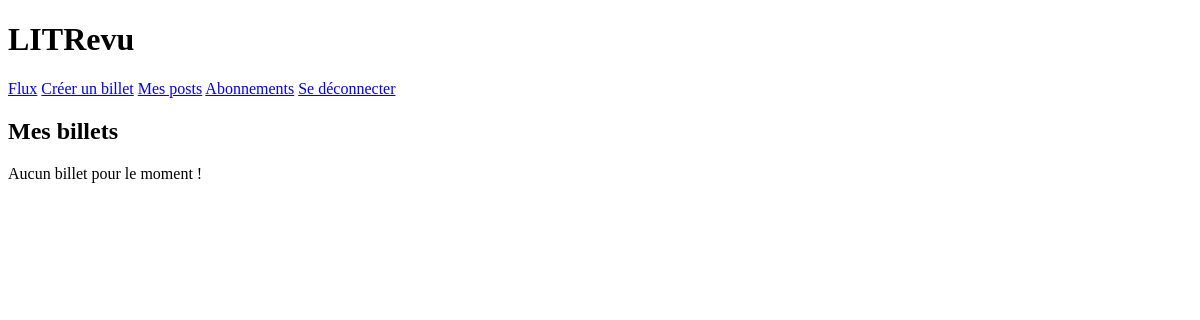
The app's page /my_post/ (signed in), older data.
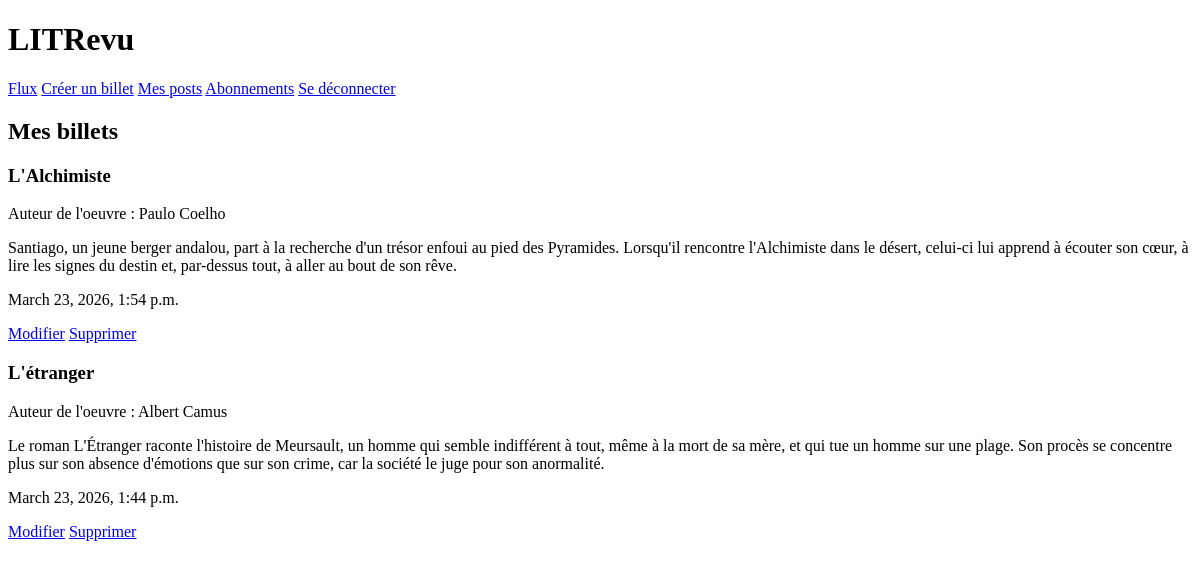
The same page, newer data.
### core/models.py (models this page shows)
class Ticket(models.Model):
    title = models.CharField(max_length=128)
    author = models.CharField(max_length=128)
    description = models.TextField(max_length=2048, blank=True)
    user = models.ForeignKey(
        to=settings.AUTH_USER_MODEL,
        on_delete=models.CASCADE,
        related_name='tickets'
    )
    image = models.ImageField(null=True, blank=True)
    time_created = models.DateTimeField(auto_now_add=True)

### core/views.py (the view)
# urls.py: path('my_post/', views.my_post_view, name='my_post'),
@login_required
def my_post_view(request):
    tickets = Ticket.objects.filter(
        user=request.user
    ).order_by('-time_created')
    return render(request, 'my_post.html', {'tickets': tickets})

### templates/my_post.html
{% extends 'base.html' %}
{% block content %}
    <h2>Mes billets</h2>
    {% for ticket in tickets %}
        <div>
            <h3>{{ ticket.title }}</h3>
            <p>Auteur de l'oeuvre : {{ ticket.author }}</p>
            <p>{{ ticket.description }}</p>
            <p>{{ ticket.time_created }}</p>
            <a href="{% url 'ticket_edit' ticket.pk %}">Modifier</a>
            <a href="{% url 'ticket_delete' ticket.pk %}">Supprimer</a>
        </div>
    {% empty %}
        <p>Aucun billet pour le moment !</p>
    {% endfor %}
{% endblock content %}

Row changes from the older to the newer data that the page shows:
added Ticket: title "L'Alchimiste", author "Paulo Coelho", description "Santiago, un jeune berger andalou, part à la recherche d'un trésor enfoui au pied des Pyramides. Lorsqu'il rencontre l'Alchimiste dans le désert, celui-ci lui apprend à écouter son cœur, à lire les signes du destin et, par-dessus tout, à aller au bout de son rêve.", time_created "March 23, 2026, 1:54 p.m."
added Ticket: title "L'étranger", author "Albert Camus", description "Le roman L'Étranger raconte l'histoire de Meursault, un homme qui semble indifférent à tout, même à la mort de sa mère, et qui tue un homme sur une plage. Son procès se concentre plus sur son absence d'émotions que sur son crime, car la société le juge pour son anormalité.", time_created "March 23, 2026, 1:44 p.m."
Text that changed along with them:
text no longer shown: "Aucun billet pour le moment !"
